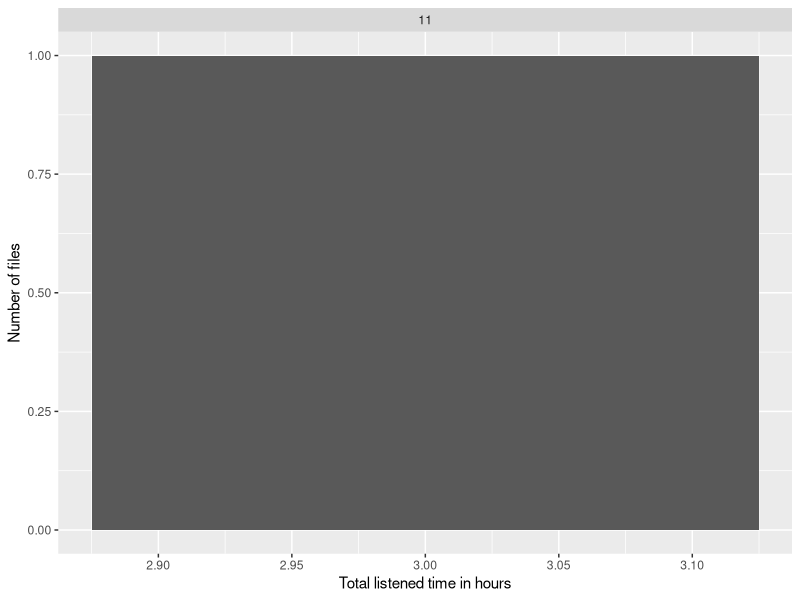

Recreate this plot in R.
## ---- chunk 1
knitr::opts_chunk$set(echo = TRUE)
#knitr::opts_knit$set(root.dir = normalizePath(".."))
#eb: i commented out the above so paths will work as they should; under
# knit you always want the knit directory to be the *project* directory
library(tidyverse)
library(kableExtra)
library(skimr)

## ---- chunk 2

listened_time <- read_csv("../output/Total_Listen_Time_Summary.csv")
listened_time_with_months <- listened_time %>% 
  separate(filename, into = c("subj","month"), sep = "_", extra="drop",remove=F)
skim(listened_time_with_months)
## ---- chunk 3
avgs <- listened_time_with_months %>% 
  group_by(month) %>% 
  summarise(mean_listen_time = round(mean(total_listen_time_hour), 2),
            sd_listen_time = round(sd(total_listen_time_hour),2),
            max = max(total_listen_time_hour), 
            min = min(total_listen_time_hour)
            )
knitr::kable(
  avgs,
  caption = "Mean, maximum and minimum listened time per month in hours"
) %>%
  kable_styling(bootstrap_options = c("striped", "hover", "condensed"), full_width = T, fixed_thead = T)

## ---- chunk 4
knitr::kable(
  listened_time_with_months[1:5,] %>% select(filename, ends_with("hour")),
  caption = "A tibble of listened time csv file"
) %>%
    kable_styling(bootstrap_options = c("striped", "hover", "condensed"), full_width = F, position = 'left')
## ---- chunk 5
ggplot(data = listened_time_with_months) + geom_histogram(mapping = aes(x = total_listen_time_hour),binwidth=.25) + facet_wrap(~ month, scales = "free") +
  labs(x = "Total listened time in hours", y = "Number of files")
## ---- chunk 6
headers <- c(
  "filename", 
  "month", 
  "silence_time_hour", 
  "skip_time_hour", 
  "skip_silence_overlap_hour", 
  "end_time_hour", 
  "total_listen_time_hour"
  )
sixseven_summary <- 
  listened_time_with_months %>%
  select(headers) %>%
  filter(month %in% c("06","07") & (total_listen_time_hour>12 | total_listen_time_hour<8)) %>%
  mutate(calculation_of_listen_time_hour = sprintf("= %s - (%s + %s - %s)", end_time_hour, skip_time_hour, silence_time_hour, skip_silence_overlap_hour)) %>% 
  arrange(total_listen_time_hour)

knitr::kable(sixseven_summary) %>%
  kable_styling(bootstrap_options = c("striped", "hover", "condensed", "bordered"), full_width = F, fixed_thead = T)
## ---- chunk 7
alternative <- listened_time_with_months %>%
  filter(month %in% c("06", "07")) %>%
  select(headers) %>%
  mutate(case1 = end_time_hour - (silence_time_hour - skip_silence_overlap_hour), case2 = end_time_hour - silence_time_hour) %>%
  filter(case1 > 12 | case1 < 8 | case2 > 12 | case2 < 8) %>% 
  arrange(total_listen_time_hour)

knitr::kable(alternative) %>%
  kable_styling(bootstrap_options = c("striped", "hover", "condensed", "bordered"), full_width = F, fixed_thead = T)
## ---- chunk 8
eight2thirteen <- 
  listened_time_with_months %>% 
  filter(month %in% c("08","09","10","11","12","13") & (total_listen_time_hour>4.25 | total_listen_time_hour<3.75 | num_raw_subregion<5)) %>%
  select(filename, month, ends_with("hour"),  -skip_silence_overlap_hour, contains("raw")) %>% 
  arrange(total_listen_time_hour)

listened_time_with_months %>% 
   filter(month %in% c("08","09","10","11","12","13") & num_raw_subregion<5) %>% 
  select(filename, month, ends_with("hour"),  -skip_silence_overlap_hour, contains("raw")) %>% 
  arrange(total_listen_time_hour)

## ---- chunk 9
knitr::kable(eight2thirteen, table.attr='class="bigTable"') %>%
    kable_styling(bootstrap_options = c("striped", "hover", "condensed", "bordered"), full_width = F, fixed_thead = T, position="left")
## ---- chunk 10
fourteen2seventeen <-
  listened_time_with_months %>% 
  filter(month %in% c("14","15","16","17") & (total_listen_time_hour>3.25 | total_listen_time_hour<2.75)) %>%
  select(filename, month, ends_with("hour"),  -skip_silence_overlap_hour, contains("raw")) %>% 
  arrange(total_listen_time_hour)

listened_time_with_months %>% 
   filter(month %in% c("14","15","16","17") & num_raw_subregion<5) %>% 
  select(filename, month, ends_with("hour"),  -skip_silence_overlap_hour, contains("raw")) %>% 
  arrange(total_listen_time_hour)


knitr::kable(fourteen2seventeen) %>%
      kable_styling(bootstrap_options = c("striped", "hover", "condensed", "bordered"), full_width = F, fixed_thead = T, position="left")
## ---- chunk 11
mini_listened_time_data <- listened_time_with_months %>% 
  dplyr::select(filename, subj, month, subregions, positions, ranks, counts, removals)

ranks_fixed <- mini_listened_time_data %>% 
  separate(ranks,  into= c("r1","r2","r3","r4","r5"), sep = "', '", remove = F) %>% 
  mutate( r1 = str_extract(r1, "\\d"),
          r2 = str_extract(r2, "\\d"),
          r3 = str_extract(r3, "\\d"),
          r4 = str_extract(r4, "\\d"),
          r5 = str_extract(r5, "\\d")) 

ranks_long <- ranks_fixed %>%  
  dplyr::select(filename, subj, month, r1:r5) %>% 
  pivot_longer(cols = r1:r5, names_to = "slot", values_to = "rank") %>% 
  mutate(slot = str_extract(slot, "\\d"))

positions_fixed <- mini_listened_time_data %>% 
  separate(positions,  into= c("p1","p2","p3","p4","p5"), sep = "', '", remove = F) %>%
  mutate( p1 = str_extract(p1, "\\d"),
          p2 = str_extract(p2, "\\d"),
          p3 = str_extract(p3, "\\d"),
          p4 = str_extract(p4, "\\d"),
          p5 = str_extract(p5, "\\d")) 

positions_long <- positions_fixed %>% 
  dplyr::select(filename, subj, month, p1:p5) %>% 
  pivot_longer(cols = p1:p5, names_to = "slot", values_to = "position") %>% 
  mutate(slot = str_extract(slot, "\\d"))

counts_fixed <- mini_listened_time_data %>%
  separate(counts, into= c("c1","c2","c3","c4","c5"), sep = ",", remove = F) %>%
  mutate( c1 = str_extract(c1, "\\d+"),
          c2 = str_extract(c2, "\\d+"),
          c3 = str_extract(c3, "\\d+"),
          c4 = str_extract(c4, "\\d+"),
          c5 = str_extract(c5, '\\d+')
    )

counts_long <- counts_fixed %>%
  select(filename, subj, month, c1:c5) %>%
  pivot_longer(cols = c1:c5, names_to = 'slot', values_to = 'counts') %>%
  mutate(slot = str_extract(slot, '\\d'))

removals_fixed <- mini_listened_time_data %>%
  separate(removals, into= c('re1', 're2', 're3', 're4', 're5'), sep = "', '", remove = FALSE) %>%
  mutate(
    re1 = str_extract(re1, "[A-Za-z\\s]+"),
    re2 = str_extract(re2, "[A-Za-z\\s]+"),
    re3 = str_extract(re3, "[A-Za-z\\s]+"),
    re4 = str_extract(re4, "[A-Za-z\\s]+"),
    re5 = str_extract(re5, "[A-Za-z\\s]+")
  )

removals_long <- removals_fixed %>%
  select(filename, subj, month, re1:re5) %>%
  pivot_longer(cols = re1:re5, names_to = 'slot', values_to = 'removals') %>%
  mutate(slot = str_extract(slot, '\\d'))
  

  
voila <- positions_long %>%
  left_join(ranks_long) %>%
  left_join(counts_long) %>%
  left_join(removals_long)

## ---- chunk 12
final <- 
  voila %>%
  filter(!(month %in% c('06', '07'))) %>%
  arrange(filename, position) %>%
  select(-slot)

skim(final)

# t1 <- final %>%
#   semi_join(eight2thirteen, by="filename")
# t2 <- final %>%
#   semi_join(fourteen2seventeen, by="filename")

# knitr::kable(t1, caption = 'Subregion summary for months 8 to 13') %>%
#       kable_styling(bootstrap_options = c("striped", "hover", "condensed", "bordered"), full_width = F, fixed_thead = T, position="left")
# 
# knitr::kable(t2, caption = 'Subregion summary for months 14 to 17') %>%
#       kable_styling(bootstrap_options = c("striped", "hover", "condensed", "bordered"), full_width = F, fixed_thead = T, position="left")
## ---- chunk 13
files_missing_rank <- final %>% 
  filter(is.na(rank)) %>% 
  group_by(filename, subj, month) %>% 
  summarise(num_sr_perfile = n_distinct(position)) %>% 
  arrange(num_sr_perfile, month)
files_missing_rank
## ---- chunk 14
  
final %>% 
  filter(month %in% c("08","09","10","11","12","13") & rank=="5" & counts != "0" & is.na(removals))

final %>% 
  filter(month %in% c("14","15","16","17") & (rank=="5"| rank=="4")  & counts != "0" & is.na(removals))

## ---- chunk 15
  
final %>% 
  filter(month %in% c("08","09","10","11","12","13") & rank!="5" & counts == "0")

final %>% 
  filter(month %in% c("14","15","16","17") & (rank!="5"&  rank!="4")  & counts == "0")

## ---- chunk 16
knitr::kable(final, caption = 'Subregion summary for the entire corpus') %>%
       kable_styling(bootstrap_options = c("striped", "hover", "condensed", "bordered"), full_width = F, fixed_thead = T, position="left")
## ---- chunk 17
counts_by_region <- 
  read_csv('../output/counts_by_region.csv') %>%
  separate(filename, into = c("subj","month"), sep = "_", extra="drop",remove=F) %>%
  filter(!(month %in% c("06", "07"))) %>%
  mutate(inside = total - outside)

counts_by_region %>%
knitr::kable(caption = 'Subregion summary for the entire corpus') %>%
       kable_styling(bootstrap_options = c("striped", "hover", "condensed", "bordered"), full_width = F, fixed_thead = T, position="left")

## ---- chunk 18
timeline <- read_csv('../output/timeline_data.csv')

timeline %>%
knitr::kable(caption = 'Subregion summary for the entire corpus') %>%
       kable_styling(bootstrap_options = c("striped", "hover", "condensed", "bordered"), full_width = F, fixed_thead = T, position="left")
